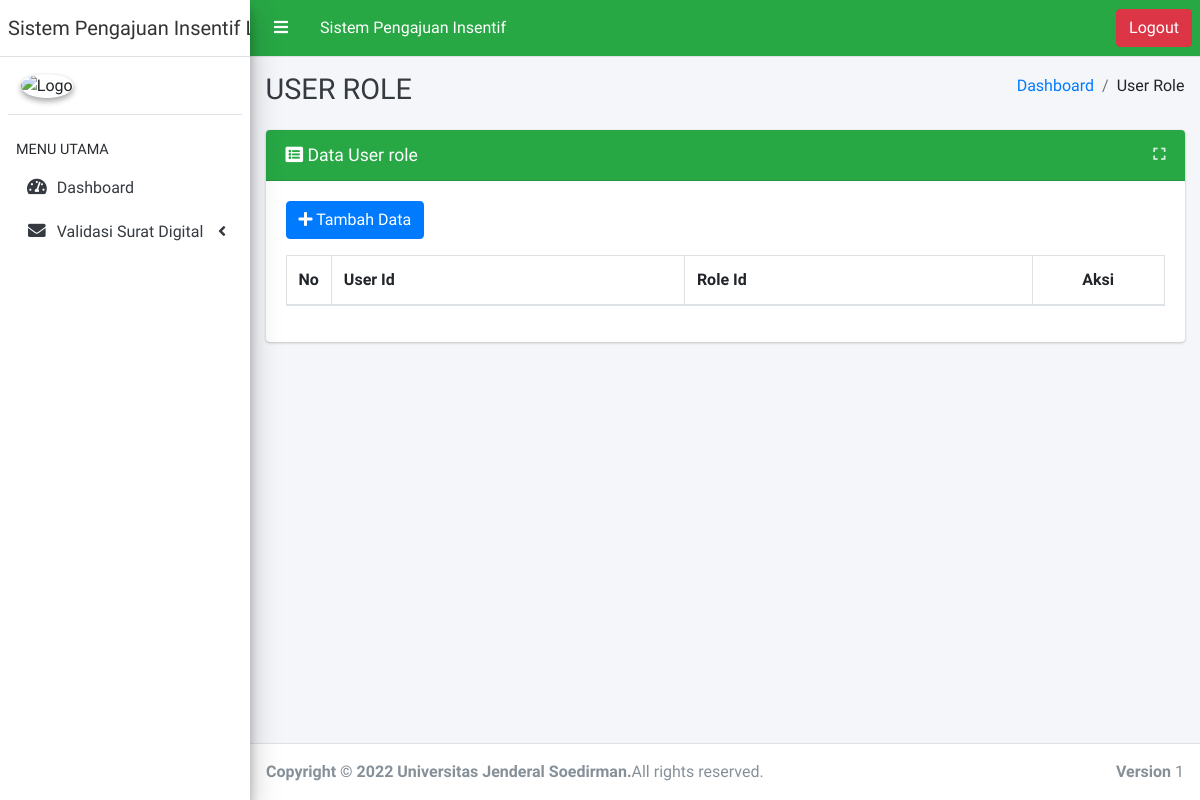
/index.php/user_role, run on an earlier commit of the app's database.
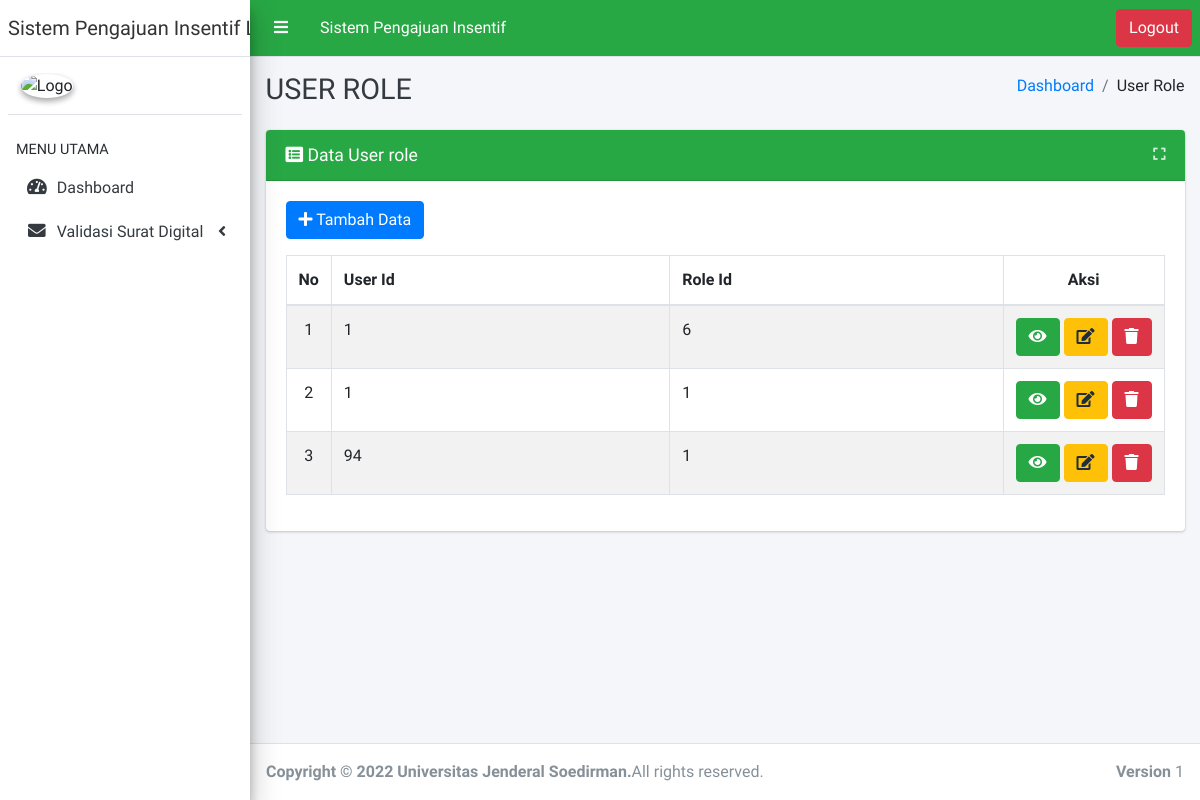
And on a later commit of the database.
### tables this page shows
CREATE TABLE `user_role` (
  `id` int NOT NULL,
  `user_id` int NOT NULL,
  `role_id` int NOT NULL
);

### application/libraries/Template.php (called while the page is built)
<?php if ( ! defined('BASEPATH')) exit('No direct script access allowed');
class Template {
		var $template_data = array();
		function set($name, $value)
		{
			$this->template_data[$name] = $value;
		}
		function load($template = '', $view = '' , $view_data = array(), $return = FALSE)
		{
			$this->CI =& get_instance();
			$this->set('contents', $this->CI->load->view($view, $view_data, TRUE));
			return $this->CI->load->view($template, $this->template_data, $return);
		}
}

### application/controllers/User_role.php (called while the page is built, shortened)
<?php
class User_role extends CI_Controller
{
    public function index()
    {
        $data = array(
            'user_role_data' => $this->User_role_model->get_all(),
        );
        $this->template->load('layout/master','user_role/user_role_list', $data);
    }
}

### index.php (called while the page is built, shortened)
<?php
require_once BASEPATH.'core/CodeIgniter.php';

### application/models/User_role_model.php (called while the page is built, shortened)
<?php
class User_role_model extends CI_Model
{
    public $table = 'user_role';
    public $id = 'id';
    public $order = 'DESC';
    function get_all()
    {
        $this->db->order_by($this->id, $this->order);
        return $this->db->get($this->table)->result();
    }
}

### application/views/user_role/user_role_list.php (the view, shortened to what this page needs)
<div class="row">
    <div class="col-md-12">
        <div class="card card-success">
            <div class="card-header">
                <div class="card-title">
                    <i class="fa fa-list-alt"></i> Data User role
                </div>
                <div class="card-tools">
                    <button type="button" class="btn btn-tool" data-card-widget="maximize"><i class="fas fa-expand"></i></button>
                </div>
            </div>
            <div class="card-body">
                <a href="<?= site_url('user_role/create') ?>" class="btn btn-primary"><i class="fa fa-plus"></i> Tambah Data</a>
                <div class="table-responsive mt-3">
                    <table class="table table-bordered table-striped table-hover text-nowrap" width="100%" id="mytable">
                        <thead>
                            <tr>
                                <th class="text-center" width="5%">No</th>
								<th>User Id</th>
								<th>Role Id</th>
								<th class="text-center" width="15%">Aksi</th>
                            </tr>
                        </thead>
                        <tbody>
						<?php
                            $no = 1;
                            foreach ($user_role_data as $value) { ?>
                            <tr>
								<td class="text-center"><?= $no++; ?></td>
								<td><?= $value->user_id ?></td>
								<td><?= $value->role_id ?></td>
								<td class="text-center">
                                    <a href="<?= site_url('user_role/read/'.$value->id) ?>" title="Lihat Detail Data"class="btn btn-success"><i class="fa fa-eye"></i></a>
                                    <a href="<?= site_url('user_role/update/'.$value->id) ?>" title="Ubah Data" class="btn btn-warning"><i class="fa fa-edit"></i></a>
                                    <a href="<?= site_url('user_role/delete/'.$value->id) ?>" title="Hapus Data" class="btn btn-danger hapus"><i class="fa fa-trash"></i></a>
                                </td>
                            </tr>
						<?php } ?>
                        </tbody>
                    </table>
                </div>
            </div>
        </div>
    </div>
</div>

### application/helpers/breadcrumb_helper.php (shortened to what this page needs)
<?php defined('BASEPATH') OR exit('no direct access');
if (!function_exists('generatedBreadcrumb')) {
    function generateBreadcrumb() {
        $ci = &get_instance();
        $i = 1;
        $uri = $ci->uri->segment($i);
        $link = '';
        while ($uri != '') {
            if ($ci->uri->segment($i + 1) == '') {
                $link .= '<li class="breadcrumb-item">';
                $link .=  ucwords(str_replace('_', ' ', $ci->uri->segment($i))) . '</li>';
            } else {
                $link .= '<li class="breadcrumb-item">';
                $link .= ucwords(str_replace('_', ' ', $ci->uri->segment($i))) . '</li>';
            }
            $i++;
            $uri = $ci->uri->segment($i);
        }
        $link .= '';
        return $link;
    }
}

What changed in the data, as far as the page shows it:
added user_role: user "1", role "6"
added user_role: user "1", role "1"
added user_role: user "94", role "1"
